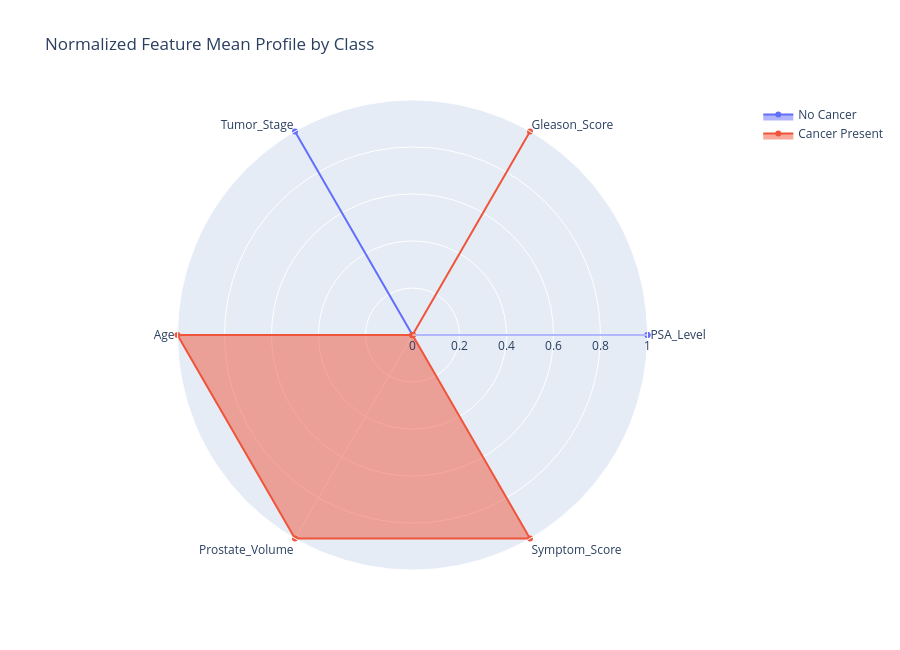

The notebook cell saved with this chart:
### Markdown cell above
## 🧭 Step 7 — Compare feature means by class with a radar chart

### Why we are doing this
A compact view of average feature behavior by class helps us explain which medical-style indicators differ the most.

### What we are doing
We are computing class-wise means and plotting them on a radar chart.

### How we are doing it
We calculate average values for each feature separately for class 0 and class 1 and plot both profiles together.

### What we expect to observe
The two class profiles should diverge on the most informative variables.

### Code cell
feature_cols = [c for c in df.columns if c != "Cancer_Present"]
class_means = df.groupby("Cancer_Present")[feature_cols].mean()

# Normalize for radar chart readability
norm_means = (class_means - class_means.min()) / (class_means.max() - class_means.min() + 1e-9)

categories = feature_cols + [feature_cols[0]]

fig = go.Figure()
for cls, label in zip([0, 1], ["No Cancer", "Cancer Present"]):
    values = norm_means.loc[cls].tolist()
    values += [values[0]]
    fig.add_trace(go.Scatterpolar(
        r=values,
        theta=categories,
        fill='toself',
        name=label
    ))

fig.update_layout(
    polar=dict(radialaxis=dict(visible=True, range=[0, 1])),
    title="Normalized Feature Mean Profile by Class",
    height=650
)
fig.show()

display(Markdown("""### ✅ Plot Explanation  
The radar chart compresses class-level feature behavior into a single visual. Where the two shapes pull apart, the classes differ more strongly. That means those variables likely have more predictive leverage inside the ANN.  
"""))

### Figure 1 — Plotly figure (JSON) as saved in the notebook; plotly's stock layout.template omitted (floating-point values rounded to 4 significant figures)
{"data": [{"fill": "toself", "name": "No Cancer", "r": [1.0, 0, 1.0, 0, 0, 0, 1.0], "theta": ["PSA_Level", "Gleason_Score", "Tumor_Stage", "Age", "Prostate_Volume", "Symptom_Score", "PSA_Level"], "type": "scatterpolar"}, {"fill": "toself", "name": "Cancer Present", "r": [0, 1.0, 0, 1.0, 1.0, 1.0, 0], "theta": ["PSA_Level", "Gleason_Score", "Tumor_Stage", "Age", "Prostate_Volume", "Symptom_Score", "PSA_Level"], "type": "scatterpolar"}], "layout": {"height": 650, "polar": {"radialaxis": {"range": [0, 1], "visible": true}}, "title": {"text": "Normalized Feature Mean Profile by Class"}}}
